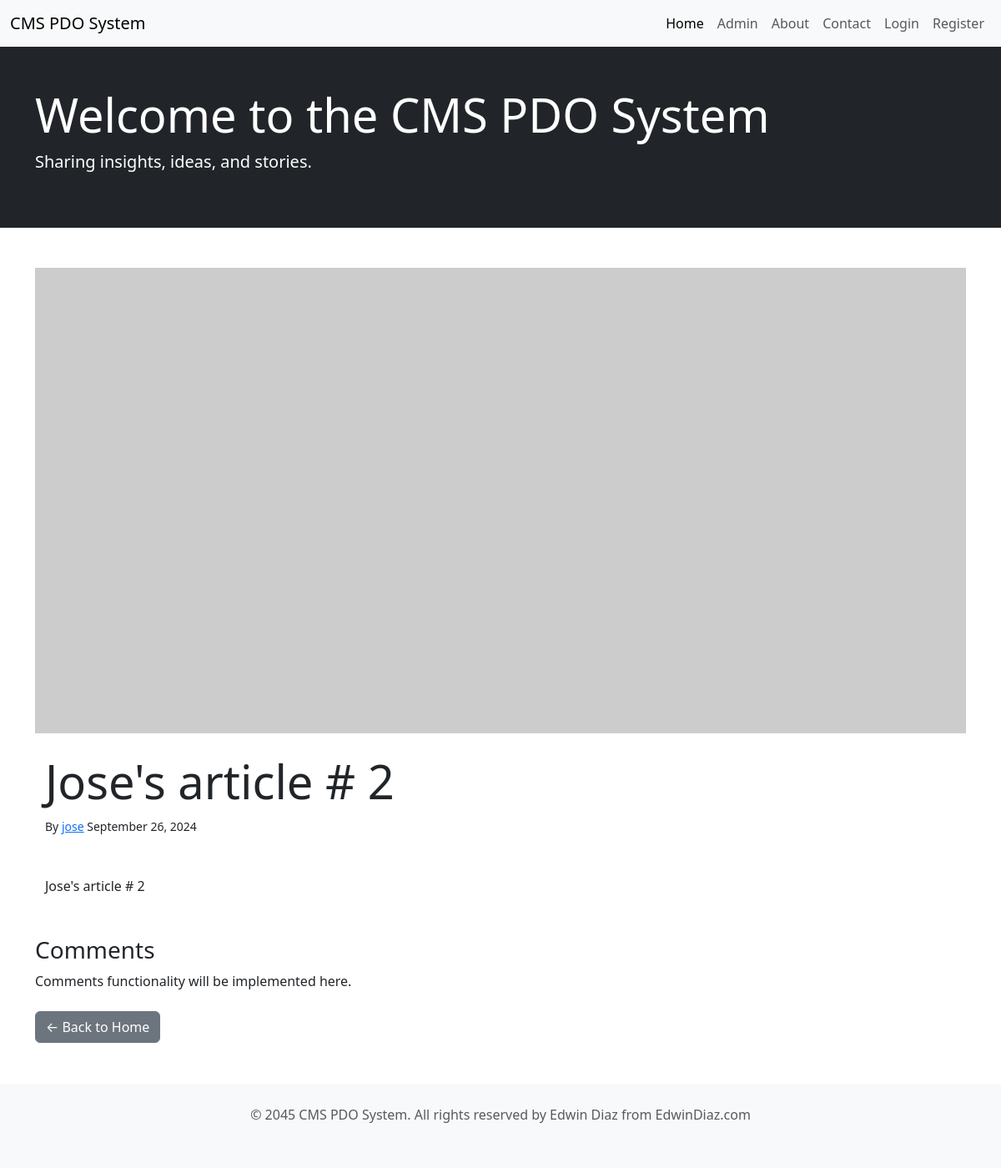
Page /article.php?id=2 on the committed database.
### tables this page shows
CREATE TABLE `articles` (
  `id` int(11) UNSIGNED NOT NULL,
  `title` varchar(255) NOT NULL,
  `content` text NOT NULL,
  `user_id` int(11) UNSIGNED NOT NULL,
  `image` varchar(255) DEFAULT NULL,
  `created_at` timestamp NOT NULL DEFAULT current_timestamp(),
  `updated_at` timestamp NOT NULL DEFAULT current_timestamp() ON UPDATE current_timestamp()
);

CREATE TABLE `users` (
  `id` int(11) UNSIGNED NOT NULL,
  `username` varchar(255) NOT NULL,
  `password` varchar(255) NOT NULL,
  `first_name` varchar(255) DEFAULT NULL,
  `last_name` varchar(255) DEFAULT NULL,
  `email` varchar(255) NOT NULL,
  `phone` varchar(20) DEFAULT NULL,
  `birthday` date DEFAULT NULL,
  `organization` varchar(255) DEFAULT NULL,
  `location` varchar(255) DEFAULT NULL,
  `profile_image` varchar(255) DEFAULT NULL,
  `created_at` timestamp NOT NULL DEFAULT current_timestamp(),
  `updated_at` timestamp NOT NULL DEFAULT current_timestamp() ON UPDATE current_timestamp()
);

### autoloader.php (called while the page is built, shortened)
<?php
spl_autoload_register(function($class_name){
    $directory = __DIR__ . "/classes/";
    $file = $directory . $class_name . ".php";
});

### classes/Article.php (called while the page is built, shortened)
<?php
class Article {
    private $conn;
    private $table = 'articles';
    public function __construct()
    {
        $database = new Database();
        $this->conn = $database->getConnection();
    }
    public function getArticleWithOwnerByID($id)
    {
        $query = "SELECT
                    articles.id,
                    articles.title,
                    articles.content,
                    articles.image,
                    articles.created_at,
                    users.username AS author,
                    users.email AS author_email
                  FROM " . $this->table . "
                  JOIN users ON articles.user_id = users.id
                  WHERE articles.id = :id LIMIT 1";
        $stmt = $this->conn->prepare($query);
        $stmt->bindParam(':id', $id, PDO::PARAM_INT);
        $stmt->execute();
        $article  = $stmt->fetch(PDO::FETCH_OBJ);
        if($article){
            return $article;
        } else {
            return false;
        }
    }
    public function formatCreatedAt($date)
    {
        return date('F j, Y', strtotime($date));
    }
}

### classes/Database.php (called while the page is built, shortened)
<?php
class Database {
    private $host = DB_HOST;
    private $db_name = DB_NAME;
    private $username = DB_USER;
    private $password = DB_PASS;
    public function getConnection(){
        $this->conn = null;
        try {
           $this->conn = new PDO("mysql:host={$this->host};dbname={$this->db_name}", $this->username, $this->password);
           $this->conn->setAttribute(PDO::ATTR_ERRMODE, PDO::ERRMODE_EXCEPTION);
        }catch (PDOException $exception) {
            echo "Connection error" . $exception->getMessage();
        }
        return $this->conn;
    }
}

### helpers.php (called while the page is built, shortened)
<?php
function base_url($path = ""){
    $protocol = isset($_SERVER['HTTPS']) && $_SERVER['HTTPS'] !== "off" ? 'https://' : 'http://';
    $host = $_SERVER['HTTP_HOST'];
    $baseUrl = $protocol . $host . '/' . PROJECT_DIR;
    return $baseUrl . '/' . ltrim($path, '/');
}

### article.php (the view)
<?php
require_once "partials/header.php";
include base_path("partials/navbar.php");
include base_path("partials/hero.php");
$articleId = isset($_GET['id']) ? (int)$_GET['id'] : null;
if($articleId) {
    $article = new Article();
    $articleData = $article->getArticleWithOwnerByID($articleId);
} else {
    echo "Article not found";
    exit;
}
?>
<main class="container my-5">
    <div class="mb-4">
        <?php if(!empty($articleData->image)): ?>
        <img
                src="<?php echo htmlspecialchars($articleData->image) ?>"
                class="img-fluid w-100"
                alt="Featured Image"
                style="max-height: 600px"
        >
         <?php else: ?>
            <img
                src="https://via.placeholder.com/1200x600"
                class="img-fluid w-100"
                alt="Featured Image"
                style="max-height: 600px"
            >
        <?php endif; ?>
    </div>
    <section>
        <div class="container">
            <h1 class="display-4"><?php echo $articleData->title; ?></h1>
            <small>
                By <a href=""><?php echo $articleData->author; ?></a>
                <span><?php echo $article->formatCreatedAt($articleData->created_at); ?></span>
            </small>
        </div>
    </section>
    <article class="container my-5">
        <?php echo htmlspecialchars($articleData->content); ?>
    </article>
    <section class="mt-5">
        <h3>Comments</h3>
        <p>
            Comments functionality will be implemented here.
        </p>
    </section>
    <div class="mt-4">
        <a href="<?php echo base_url("index.php"); ?>" class="btn btn-secondary">← Back to Home</a>
    </div>
</main>
<?php
include "partials/footer.php";
?>

### assets/css/styles.css (style rules this page uses)
main.container { margin-bottom: 150px!important; }

### rows in the picture
articles: title "Jose's article # 2", user.username "jose", created_at "September 26, 2024", content "Jose's article # 2"
